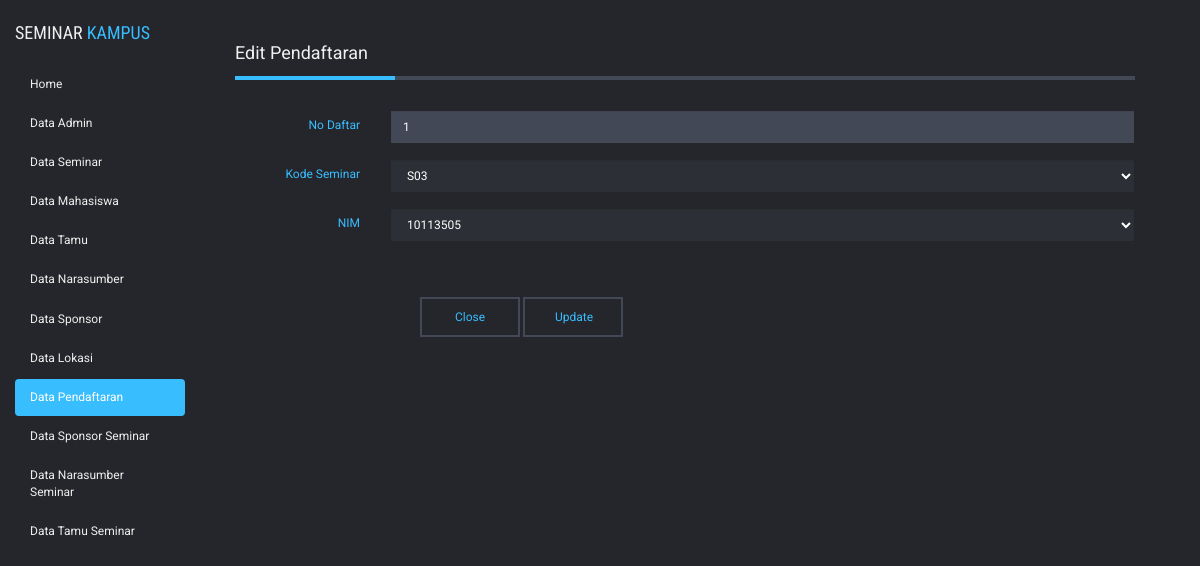
Screenshot of /admin/admin.php?module=data_pendaftaran&act=editpendaftaran&id=1 with the database file from the repository.
### tables this page shows
CREATE TABLE `pendaftaran` (
  `no_daftar` int(11) NOT NULL AUTO_INCREMENT,
  `tanggal_daftar` datetime NOT NULL,
  `kode_seminar` char(8) NOT NULL,
  `nim` char(8) NOT NULL,
  PRIMARY KEY (`no_daftar`),
  KEY `kode_seminar` (`kode_seminar`),
  KEY `nim` (`nim`) USING BTREE,
  CONSTRAINT `pendaftaran_ibfk_1` FOREIGN KEY (`kode_seminar`) REFERENCES `seminar` (`kode_seminar`),
  CONSTRAINT `pendaftaran_ibfk_2` FOREIGN KEY (`nim`) REFERENCES `mahasiswa` (`nim`)
);

### admin/module_pendaftaran/edit_pendaftaran.php (the view, shortened to what this page needs)
<?php
$edit=mysql_query("SELECT * FROM pendaftaran WHERE no_daftar='$_GET[id]'");
    $ed=mysql_fetch_array($edit);
?>
  <div class="content">
    <div class="edit-cont">
      <div class="edit-title"><p>Edit Pendaftaran</p></div>
<?php
     echo "<form class='form-horizontal' method=POST action=$action?module=data_pendaftaran&act=update_pendaftaran>
          <input type=hidden name=id value='$ed[no_daftar]'>
          <div class='form-group'>
            <label class='col-lg-2 control-label'> No Daftar</label>
            <div class='col-lg-10'>
              <input type='text' class='form-control' name='no_daftar' value='$ed[no_daftar]' disabled>
            </div>
          </div>
           <div class='form-group'>
            <label class='col-lg-2 control-label'> Kode Seminar</label>
            <div class='col-lg-10'>
            <select class='form-control select-style' name='kode_seminar' required>
                <option value='$ed[kode_seminar]'>$ed[kode_seminar] </option>";
            echo "
            </select>
            </div>
          </div>
          <div class='form-group'>
           <label class='col-lg-2 control-label'> NIM</label>
           <div class='col-lg-10'>
           <select class='form-control select-style' name='nim' required>
               <option value='$ed[nim]'>$ed[nim] </option>";
           echo "
           </select>
           </div>
         </div>
             <div class='col-lg-10'>";
    echo '
          <div class="button-edit">
            <button class="button-foot" onclick=self.history.back()>Close</button>
            <button class="button-foot" type="submit">Update</button>
          </div>
          </form>
          ';
?>

### assets/css/style.css (style rules this page uses)
body { background:#24262b; font-family: 'Roboto', sans-serif; position: relative; font-size: 12px; color: #efefef; }
body a, body button, body div { transition:0.5s all; -webkit-transition:0.5s all; -moz-transition:0.5s all; -o-transition:0.5s all; -ms-transition:0.5s all; }
p { margin:0; }
.form-control { font-size: 12px; }
.select-style { color: #000; }
.content { margin-top: 60px; }
.form-group { color: #38BDFF; }
.form-group label { font-weight: 400; }
.button-foot { background: transparent; padding: 10px 30px; border: 2px solid #434857; font-size: 12px; color: #38BDFF; height: 40px; width: 100px; }
.edit-cont { margin-top: -50px; }
.edit-title { font-size: 18px; border-bottom: 4px solid #434857; margin-bottom: 30px; }
.edit-title p { border-bottom: 4px solid #38BDFF; width: 160px; margin-bottom: -4px; padding-bottom: 10px; }
.edit-cont .form-control { border-radius: 0px; background: rgb(44, 47, 53); border: 1px solid #252627; color: #fff; }
.button-edit { margin-left: 170px; margin-top: 40px; }
.form-control[disabled] { background: #434857; }

### rows the page displays
pendaftaran: no_daftar "1", kode_seminar "S03", nim "10113505"
